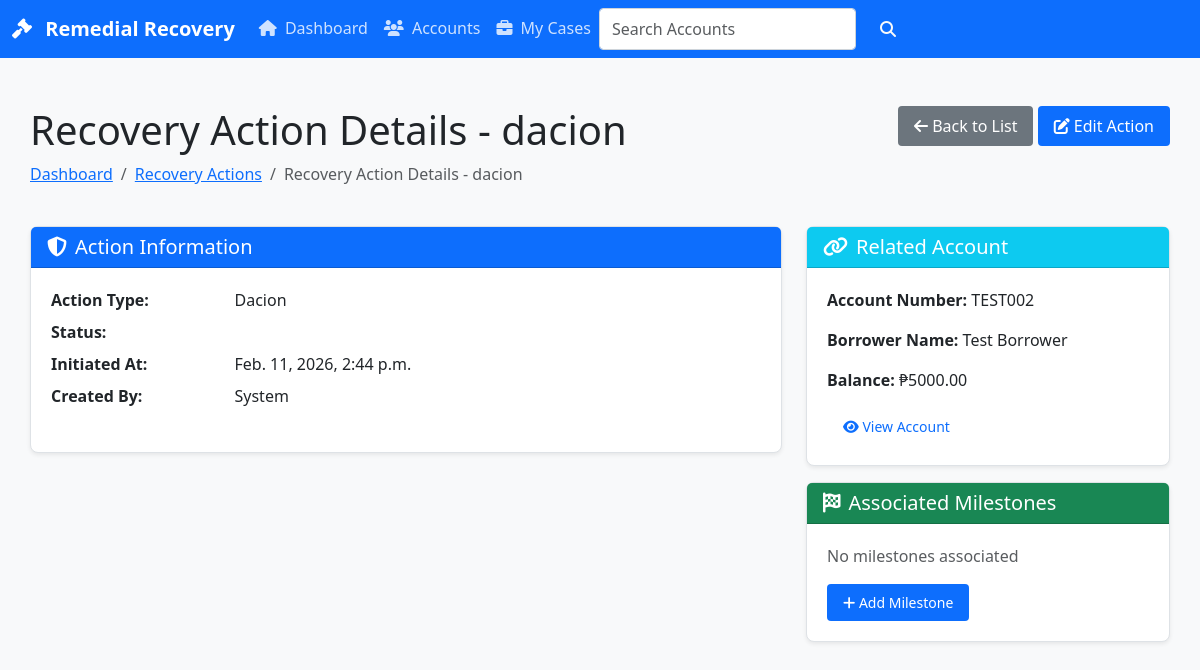
The app's page /remedial/recovery-actions/1/ with its own data.
### apps/remedial/models.py (models this page shows, shortened)
class RecoveryAction(TimeStampedModel, TenantAwareModel):
    remedial_account = models.ForeignKey(
        RemedialAccount,
        on_delete=models.CASCADE,
        related_name="recovery_actions",
    )
    action_type = models.CharField(max_length=15, choices=RecoveryActionType.choices)
    status = models.CharField(max_length=20, choices=RecoveryActionStatus.choices, default=RecoveryActionStatus.DRAFT)
    initiated_by = models.ForeignKey(
        settings.AUTH_USER_MODEL,
        on_delete=models.PROTECT,
        related_name="initiated_recovery_actions",
        null=True,
        blank=True,
    )
    initiated_at = models.DateTimeField(null=True, blank=True)

class RemedialAccount(TenantAwareModel, TimeStampedModel):
    id = models.UUIDField(primary_key=True, default=uuid.uuid4, editable=False)
    loan_account_no = models.CharField(max_length=64, unique=True)
    borrower_name = models.CharField(max_length=255)
    borrower_id_ref = models.CharField(max_length=64, blank=True)
    outstanding_balance_ref = models.DecimalField(max_digits=14, decimal_places=2, null=True, blank=True)
    stage = models.CharField(max_length=20, choices=RemedialStage.choices, default=RemedialStage.PRE_LEGAL)
    status = models.CharField(max_length=20, choices=RemedialStatus.choices, default=RemedialStatus.ACTIVE)
    assigned_officer = models.ForeignKey(
        settings.AUTH_USER_MODEL,
        on_delete=models.PROTECT,
        null=True,
        blank=True,
        related_name="assigned_remedial_accounts",
    )
    closed_at = models.DateTimeField(null=True, blank=True)
    remarks = models.TextField(blank=True)
    metadata = models.JSONField(default=dict, blank=True)
    class Meta:
        indexes = [
            models.Index(fields=["stage", "status"]),
            models.Index(fields=["assigned_officer", "stage"]),
        ]

### apps/remedial/views.py (the view)
# urls.py: path("recovery-actions/<int:pk>/", views.RecoveryActionDetailView.as_view(), name="recoveryaction-detail"),
class RecoveryActionDetailView(DetailView):
    model = models.RecoveryAction
    template_name = 'remedial/recoveryaction_detail.html'
    context_object_name = 'action'
    def get_queryset(self):
        return models.RecoveryAction.objects.filter(tenant=self.request.tenant)
    def get_context_data(self, **kwargs):
        context = super().get_context_data(**kwargs)
        context['title'] = f'Recovery Action Details - {self.object.action_type}'
        context['active_page'] = 'recovery-actions'
        return context

### templates/remedial/recoveryaction_detail.html (shortened to what this page needs)
{% extends "base.html" %}
{% block content %}
<div class="container py-4">
    <div class="row mb-4">
        <div class="col">
            <h1>{{ title }}</h1>
            <nav aria-label="breadcrumb">
                <ol class="breadcrumb">
                    <li class="breadcrumb-item"><a href="{% url 'remedial:dashboard' %}">Dashboard</a></li>
                    <li class="breadcrumb-item"><a href="{% url 'remedial:recoveryaction-list' %}">Recovery Actions</a></li>
                    <li class="breadcrumb-item active" aria-current="page">{{ title }}</li>
                </ol>
            </nav>
        </div>
        <div class="col-auto">
            <a href="{% url 'remedial:recoveryaction-list' %}" class="btn btn-secondary">
                <i class="fas fa-arrow-left"></i> Back to List
            </a>
            <a href="{% url 'remedial:recoveryaction-update' action.pk %}" class="btn btn-primary">
                <i class="fas fa-edit"></i> Edit Action
            </a>
        </div>
    </div>
    <div class="row">
        <div class="col-lg-8">
            <div class="card shadow-sm">
                <div class="card-header bg-primary text-white">
                    <h5 class="card-title mb-0">
                        <i class="fas fa-shield-alt me-2"></i>Action Information
                    </h5>
                </div>
                <div class="card-body">
                    <dl class="row">
                        <dt class="col-sm-3">Action Type:</dt>
                        <dd class="col-sm-9">{{ action.get_action_type_display }}</dd>
                        <dt class="col-sm-3">Status:</dt>
                        <dd class="col-sm-9">
                            <span class="badge bg-{{ action.status|lower }}">
                            </span>
                        </dd>
                        <dt class="col-sm-3">Initiated At:</dt>
                        <dd class="col-sm-9">{{ action.initiated_at }}</dd>
                        <dt class="col-sm-3">Created By:</dt>
                        <dd class="col-sm-9">{{ action.created_by|default:"System" }}</dd>
                    </dl>
                </div>
            </div>
        </div>
        <div class="col-lg-4">
            <div class="card shadow-sm mb-3">
                <div class="card-header bg-info text-white">
                    <h5 class="card-title mb-0">
                        <i class="fas fa-link me-2"></i>Related Account
                    </h5>
                </div>
                <div class="card-body">
                    {% if action.remedial_account %}
                        <p><strong>Account Number:</strong> {{ action.remedial_account.loan_account_no }}</p>
                        <p><strong>Borrower Name:</strong> {{ action.remedial_account.borrower_name }}</p>
                        <p><strong>Balance:</strong> ₱{{ action.remedial_account.outstanding_balance_ref }}</p>
                        <a href="{% url 'remedial:account-detail' action.remedial_account.pk %}" class="btn btn-sm btn-outline-primary">
                            <i class="fas fa-eye"></i> View Account
                        </a>
                    {% else %}
                        <p class="text-muted">No account linked</p>
                    {% endif %}
                </div>
            </div>
            <div class="card shadow-sm">
                <div class="card-header bg-success text-white">
                    <h5 class="card-title mb-0">
                        <i class="fas fa-flag-checkered me-2"></i>Associated Milestones
                    </h5>
                </div>
                <div class="card-body">
                    {% if action.recoverymilestone_set.all %}
                        <ul class="list-group list-group-flush">
                            {% for milestone in action.recoverymilestone_set.all %}
                                <li class="list-group-item d-flex justify-content-between align-items-center">
                                    {{ milestone.milestone_type }}
                                    <span class="badge bg-secondary">{{ milestone.get_status_display }}</span>
                                </li>
                            {% endfor %}
                        </ul>
                        <a href="{% url 'remedial:recoverymilestone-list' %}?action={{ action.pk }}" class="btn btn-sm btn-outline-primary mt-2">
                            <i class="fas fa-list"></i> View All Milestones
                        </a>
                    {% else %}
                        <p class="text-muted">No milestones associated</p>
                        <a href="{% url 'remedial:recoverymilestone-create' %}?action={{ action.pk }}" class="btn btn-sm btn-primary">
                            <i class="fas fa-plus"></i> Add Milestone
                        </a>
                    {% endif %}
                </div>
            </div>
        </div>
    </div>
</div>
{% endblock %}

### templates/base.html (style rules this page uses)
.container { max-width: 1200px; margin: 0 auto; padding: 0 15px; }
.btn { padding: 8px 16px; border-radius: 4px; border: none; cursor: pointer; font-weight: 500; }
.btn-primary { background-color: #0d6efd; color: white; }
.card { border: 1px solid #dee2e6; border-radius: 8px; margin-bottom: 20px; }
.card-body { padding: 20px; }
.badge { display: inline-block; padding: 4px 8px; font-size: 12px; font-weight: 600; }

### records on screen
RecoveryAction: action_type "Dacion", initiated_at "Feb. 11, 2026, 2:44 p.m.", remedial_account.loan_account_no "TEST002", remedial_account.borrower_name "Test Borrower", remedial_account.outstanding_balance_ref "5000.00"

### other values on screen
{{ title }} "Recovery Action Details - dacion"
{{ action.created_by|default:"System" }} "System"
